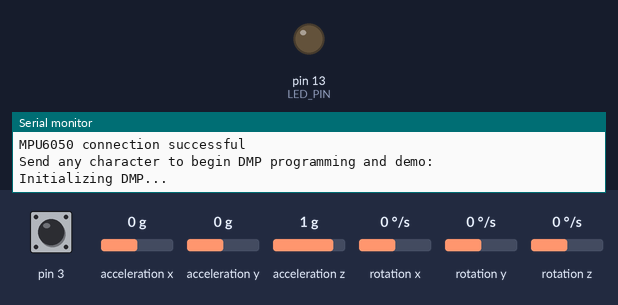
The sketch below on a simulated Arduino Leonardo, built with avr-gcc and run on an emulated ATmega32U4. Shown: output pins drawn as LEDs (lit = HIGH), the last lines printed to the serial monitor. Dashed ring = blinking. The inputs (shaded band) are chosen by the test bench; at power-on: acceleration z 1 g, rotation z 0 °/s, pin 3 HIGH, acceleration x 0 g, acceleration y 0 g, rotation x 0 °/s, rotation y 0 °/s. The sensor or clock chip raises its interrupt line as the real part does.

Above: at 0.1 s.
At 1.7 s:
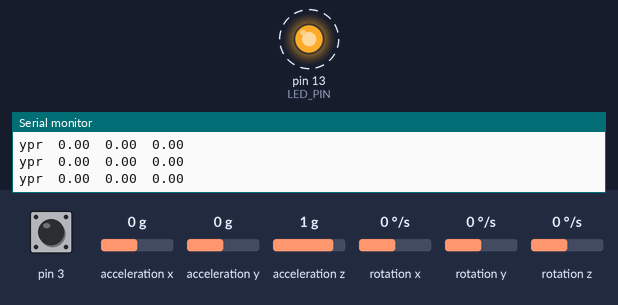
1.8 s: acceleration z set to -1.4 g
4.8 s: rotation z set to 192 °/s
Timing chart, 0 to 13.8 s (numbered marks = the images above; inputs shaded):
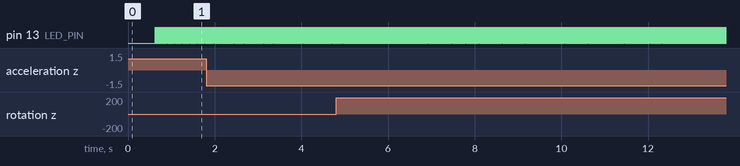

Measured:
- by itself, pin 13 (LED_PIN): alternates HIGH for 0.01 s and LOW for 0.01 s

The sketch:

MotionControl.ino
```cpp
byte INDEX = 0;
byte mode = 1;
byte gyro = 1;
byte accel[3] = { };
byte leds[12] = { };
byte data[14] = { };


void sendDataPacket() {
  Serial.write(0);
  Serial.write(mode);
  Serial.write(gyro);
  for (int i = 0; i < 3; i++) {
    Serial.write(accel[i]);
  }
}

void updateByteData(byte newData) {
  if (newData == 0) {
    INDEX = 0;
  }
  data[INDEX] = newData;
  INDEX++;
  if (INDEX == 14) {
    mode = data[1];
    for (int i = 2; i < 14; i++) {
      leds[i - 2] = data[i];
    }
    INDEX = 0;
  }
}

void updateGyroData(float y, float z) {

  if (y >= -45 && y <= 45 && z >= -90 && z <= -45) {
    gyro = 2;
  } else if (y >= -45 && y <= 45 && z >= 45 && z <= 90) {
    gyro = 3;
  } else if (y >= 45 && y <= 90 && z >= -45 && z <= 45) {
    gyro = 4;
  } else if (y <= 45 && y >= -90 && z >= -45 && z <= 45) {
    gyro = 5;
  } else if (y >= -45 && y <= 45 && z >= -45 && z <= 45) {
    gyro = 6;
  } else {
    gyro = 1;
  }
}


// I2C device class (I2Cdev) demonstration Arduino sketch for MPU6050 class using DMP (MotionApps v2.0)
// 6/21/2012 by Jeff Rowberg <jeff@rowberg.net>
// Updates should (hopefully) always be available at https://github.com/jrowberg/i2cdevlib
//
// Changelog:
//      2013-05-08 - added seamless Fastwire support
//                 - added note about gyro calibration
//      2012-06-21 - added note about Arduino 1.0.1 + Leonardo compatibility error
//      2012-06-20 - improved FIFO overflow handling and simplified read process
//      2012-06-19 - completely rearranged DMP initialization code and simplification
//      2012-06-13 - pull gyro and accel data from FIFO packet instead of reading directly
//      2012-06-09 - fix broken FIFO read sequence and change interrupt detection to RISING
//      2012-06-05 - add gravity-compensated initial reference frame acceleration output
//                 - add 3D math helper file to DMP6 example sketch
//                 - add Euler output and Yaw/Pitch/Roll output formats
//      2012-06-04 - remove accel offset clearing for better results (thanks Sungon Lee)
//      2012-06-01 - fixed gyro sensitivity to be 2000 deg/sec instead of 250
//      2012-05-30 - basic DMP initialization working

/* ============================================
I2Cdev device library code is placed under the MIT license
Copyright (c) 2012 Jeff Rowberg
Permission is hereby granted, free of charge, to any person obtaining a copy
of this software and associated documentation files (the "Software"), to deal
in the Software without restriction, including without limitation the rights
to use, copy, modify, merge, publish, distribute, sublicense, and/or sell
copies of the Software, and to permit persons to whom the Software is
furnished to do so, subject to the following conditions:
The above copyright notice and this permission notice shall be included in
all copies or substantial portions of the Software.
THE SOFTWARE IS PROVIDED "AS IS", WITHOUT WARRANTY OF ANY KIND, EXPRESS OR
IMPLIED, INCLUDING BUT NOT LIMITED TO THE WARRANTIES OF MERCHANTABILITY,
FITNESS FOR A PARTICULAR PURPOSE AND NONINFRINGEMENT. IN NO EVENT SHALL THE
AUTHORS OR COPYRIGHT HOLDERS BE LIABLE FOR ANY CLAIM, DAMAGES OR OTHER
LIABILITY, WHETHER IN AN ACTION OF CONTRACT, TORT OR OTHERWISE, ARISING FROM,
OUT OF OR IN CONNECTION WITH THE SOFTWARE OR THE USE OR OTHER DEALINGS IN
THE SOFTWARE.
===============================================
*/

// I2Cdev and MPU6050 must be installed as libraries, or else the .cpp/.h files
// for both classes must be in the include path of your project
#include "I2Cdev.h"

#include "MPU6050_6Axis_MotionApps20.h"
//#include "MPU6050.h" // not necessary if using MotionApps include file

// Arduino Wire library is required if I2Cdev I2CDEV_ARDUINO_WIRE implementation
// is used in I2Cdev.h
#if I2CDEV_IMPLEMENTATION == I2CDEV_ARDUINO_WIRE
    #include "Wire.h"
#endif

// class default I2C address is 0x68
// specific I2C addresses may be passed as a parameter here
// AD0 low = 0x68 (default for SparkFun breakout and InvenSense evaluation board)
// AD0 high = 0x69
MPU6050 mpu;
//MPU6050 mpu(0x69); // <-- use for AD0 high

/* =========================================================================
   NOTE: In addition to connection 3.3v, GND, SDA, and SCL, this sketch
   depends on the MPU-6050's INT pin being connected to the Arduino's
   external interrupt #0 pin. On the Arduino Uno and Mega 2560, this is
   digital I/O pin 2.
 * ========================================================================= */

/* =========================================================================
   NOTE: Arduino v1.0.1 with the Leonardo board generates a compile error
   when using Serial.write(buf, len). The Teapot output uses this method.
   The solution requires a modification to the Arduino USBAPI.h file, which
   is fortunately simple, but annoying. This will be fixed in the next IDE
   release. For more info, see these links:
   http://arduino.cc/forum/index.php/topic,109987.0.html
   http://code.google.com/p/arduino/issues/detail?id=958
 * ========================================================================= */


// uncomment "OUTPUT_READABLE_QUATERNION" if you want to see the actual
// quaternion components in a [w, x, y, z] format (not best for parsing
// on a remote host such as Processing or something though)
//#define OUTPUT_READABLE_QUATERNION

// uncomment "OUTPUT_READABLE_EULER" if you want to see Euler angles
// (in degrees) calculated from the quaternions coming from the FIFO.
// Note that Euler angles suffer from gimbal lock (for more info, see
// http://en.wikipedia.org/wiki/Gimbal_lock)
//#define OUTPUT_READABLE_EULER

// uncomment "OUTPUT_READABLE_YAWPITCHROLL" if you want to see the yaw/
// pitch/roll angles (in degrees) calculated from the quaternions coming
// from the FIFO. Note this also requires gravity vector calculations.
// Also note that yaw/pitch/roll angles suffer from gimbal lock (for
// more info, see: http://en.wikipedia.org/wiki/Gimbal_lock)
#define OUTPUT_READABLE_YAWPITCHROLL

// uncomment "OUTPUT_READABLE_REALACCEL" if you want to see acceleration
// components with gravity removed. This acceleration reference frame is
// not compensated for orientation, so +X is always +X according to the
// sensor, just without the effects of gravity. If you want acceleration
// compensated for orientation, us OUTPUT_READABLE_WORLDACCEL instead.
//#define OUTPUT_READABLE_REALACCEL

// uncomment "OUTPUT_READABLE_WORLDACCEL" if you want to see acceleration
// components with gravity removed and adjusted for the world frame of
// reference (yaw is relative to initial orientation, since no magnetometer
// is present in this case). Could be quite handy in some cases.
//#define OUTPUT_READABLE_WORLDACCEL

// uncomment "OUTPUT_TEAPOT" if you want output that matches the
// format used for the InvenSense teapot demo
//#define OUTPUT_TEAPOT


#define LED_PIN 13 // (Arduino is 13, Teensy is 11, Teensy++ is 6)
bool blinkState = false;

// MPU control/status vars
bool dmpReady = false;  // set true if DMP init was successful
uint8_t mpuIntStatus;   // holds actual interrupt status byte from MPU
uint8_t devStatus;      // return status after each device operation (0 = success, !0 = error)
uint16_t packetSize;    // expected DMP packet size (default is 42 bytes)
uint16_t fifoCount;     // count of all bytes currently in FIFO
uint8_t fifoBuffer[64]; // FIFO storage buffer

// orientation/motion vars
Quaternion q;           // [w, x, y, z]         quaternion container
VectorInt16 aa;         // [x, y, z]            accel sensor measurements
VectorInt16 aaReal;     // [x, y, z]            gravity-free accel sensor measurements
VectorInt16 aaWorld;    // [x, y, z]            world-frame accel sensor measurements
VectorFloat gravity;    // [x, y, z]            gravity vector
float euler[3];         // [psi, theta, phi]    Euler angle container
float ypr[3];           // [yaw, pitch, roll]   yaw/pitch/roll container and gravity vector

// packet structure for InvenSense teapot demo
uint8_t teapotPacket[14] = { '$', 0x02, 0,0, 0,0, 0,0, 0,0, 0x00, 0x00, '\r', '\n' };


// ================================================================
// ===               INTERRUPT DETECTION ROUTINE                ===
// ================================================================

volatile bool mpuInterrupt = false;     // indicates whether MPU interrupt pin has gone high
void dmpDataReady() {
    mpuInterrupt = true;
}


// ================================================================
// ===                      INITIAL SETUP                       ===
// ================================================================

void setup() {

    // join I2C bus (I2Cdev library doesn't do this automatically)
    #if I2CDEV_IMPLEMENTATION == I2CDEV_ARDUINO_WIRE
        Wire.begin();
        TWBR = 24; // 400kHz I2C clock (200kHz if CPU is 8MHz)
    #elif I2CDEV_IMPLEMENTATION == I2CDEV_BUILTIN_FASTWIRE
        Fastwire::setup(400, true);
    #endif

    // initialize serial communication
    // (115200 chosen because it is required for Teapot Demo output, but it's
    // really up to you depending on your project)
    Serial.begin(115200);
    while (!Serial); // wait for Leonardo enumeration, others continue immediately

    // NOTE: 8MHz or slower host processors, like the Teensy @ 3.3v or Ardunio
    // Pro Mini running at 3.3v, cannot handle this baud rate reliably due to
    // the baud timing being too misaligned with processor ticks. You must use
    // 38400 or slower in these cases, or use some kind of external separate
    // crystal solution for the UART timer.

    // initialize device
    Serial.println(F("Initializing I2C devices..."));
    mpu.initialize();

    // verify connection
    Serial.println(F("Testing device connections..."));
    Serial.println(mpu.testConnection() ? F("MPU6050 connection successful") : F("MPU6050 connection failed"));

    // wait for ready
    Serial.println(F("\nSend any character to begin DMP programming and demo: "));
    while (Serial.available() && Serial.read()); // empty buffer
    //while (!Serial.available());                 // wait for data
    while (Serial.available() && Serial.read()); // empty buffer again

    // load and configure the DMP
    Serial.println(F("Initializing DMP..."));
    devStatus = mpu.dmpInitialize();

    // supply your own gyro offsets here, scaled for min sensitivity
    mpu.setXGyroOffset(34);
    mpu.setYGyroOffset(-8);
    mpu.setZGyroOffset(21);
    mpu.setZAccelOffset(1626); // 1688 factory default for my test chip

    // make sure it worked (returns 0 if so)
    if (devStatus == 0) {
        // turn on the DMP, now that it's ready
        Serial.println(F("Enabling DMP..."));
        mpu.setDMPEnabled(true);

        // enable Arduino interrupt detection
        Serial.println(F("Enabling interrupt detection (Arduino external interrupt 0)..."));
        attachInterrupt(0, dmpDataReady, RISING);
        mpuIntStatus = mpu.getIntStatus();

        // set our DMP Ready flag so the main loop() function knows it's okay to use it
        Serial.println(F("DMP ready! Waiting for first interrupt..."));
        dmpReady = true;

        // get expected DMP packet size for later comparison
        packetSize = mpu.dmpGetFIFOPacketSize();
    } else {
        // ERROR!
        // 1 = initial memory load failed
        // 2 = DMP configuration updates failed
        // (if it's going to break, usually the code will be 1)
        Serial.print(F("DMP Initialization failed (code "));
        Serial.print(devStatus);
        Serial.println(F(")"));
    }

    // configure LED for output
    pinMode(LED_PIN, OUTPUT);
}


// ================================================================
// ===                    MAIN PROGRAM LOOP                     ===
// ================================================================

void loop() {
    // if programming failed, don't try to do anything
    if (!dmpReady) return;

    // wait for MPU interrupt or extra packet(s) available
    while (!mpuInterrupt && fifoCount < packetSize) {


      sendDataPacket();
      delay(100);

    }

    // reset interrupt flag and get INT_TATUS byte
    mpuInterrupt = false;
    mpuIntStatus = mpu.getIntStatus();

    // get current FIFO count
    fifoCount = mpu.getFIFOCount();

    // check for overflow (this should never happen unless our code is too inefficient)
    if ((mpuIntStatus & 0x10) || fifoCount == 1024) {
        // reset so we can continue cleanly
        mpu.resetFIFO();
        Serial.println(F("FIFO overflow!"));

    // otherwise, check for DMP data ready interrupt (this should happen frequently)
    } else if (mpuIntStatus & 0x02) {
        // wait for correct available data length, should be a VERY short wait
        while (fifoCount < packetSize) fifoCount = mpu.getFIFOCount();

        // read a packet from FIFO
        mpu.getFIFOBytes(fifoBuffer, packetSize);

        // track FIFO count here in case there is > 1 packet available
        // (this lets us immediately read more without waiting for an interrupt)
        fifoCount -= packetSize;

        #ifdef OUTPUT_READABLE_QUATERNION
            // display quaternion values in easy matrix form: w x y z
            mpu.dmpGetQuaternion(&q, fifoBuffer);
            Serial.print("quat\t");
            Serial.print(q.w);
            Serial.print("\t");
            Serial.print(q.x);
            Serial.print("\t");
            Serial.print(q.y);
            Serial.print("\t");
            Serial.println(q.z);
        #endif

        #ifdef OUTPUT_READABLE_EULER
            // display Euler angles in degrees
            mpu.dmpGetQuaternion(&q, fifoBuffer);
            mpu.dmpGetEuler(euler, &q);
            Serial.print("euler\t");
            Serial.print(euler[0] * 180/M_PI);
            Serial.print("\t");
            Serial.print(euler[1] * 180/M_PI);
            Serial.print("\t");
            Serial.println(euler[2] * 180/M_PI);
        #endif

        #ifdef OUTPUT_READABLE_YAWPITCHROLL
            // display Euler angles in degrees
            mpu.dmpGetQuaternion(&q, fifoBuffer);
            mpu.dmpGetGravity(&gravity, &q);
            mpu.dmpGetYawPitchRoll(ypr, &q, &gravity);
            //gyro[0] = (byte) serializeGyroData([0] * 180/M_PI);
            //gyro[1] = (byte) serializeGyroData(ypr[1] * 180/M_PI);
            //gyro[2] = (byte) serializeGyroData(ypr[2] * 180/M_PI);
            Serial.print("ypr\t");
            Serial.print(ypr[0] * 180/M_PI);
            Serial.print("\t");
            Serial.print(ypr[1] * 180/M_PI);
            Serial.print("\t");
            Serial.println(ypr[2] * 180/M_PI);
        #endif

        #ifdef OUTPUT_READABLE_REALACCEL
            // display real acceleration, adjusted to remove gravity
            mpu.dmpGetQuaternion(&q, fifoBuffer);
            mpu.dmpGetAccel(&aa, fifoBuffer);
            mpu.dmpGetGravity(&gravity, &q);
            mpu.dmpGetLinearAccel(&aaReal, &aa, &gravity);
            Serial.print("areal\t");
            Serial.print(aaReal.x);
            Serial.print("\t");
            Serial.print(aaReal.y);
            Serial.print("\t");
            Serial.println(aaReal.z);
        #endif

        #ifdef OUTPUT_READABLE_WORLDACCEL
            // display initial world-frame acceleration, adjusted to remove gravity
            // and rotated based on known orientation from quaternion
            mpu.dmpGetQuaternion(&q, fifoBuffer);
            mpu.dmpGetAccel(&aa, fifoBuffer);
            mpu.dmpGetGravity(&gravity, &q);
            mpu.dmpGetLinearAccel(&aaReal, &aa, &gravity);
            mpu.dmpGetLinearAccelInWorld(&aaWorld, &aaReal, &q);
            //accel[0] = (byte) serializeAccelData(aaWorld.x);
            //accel[1] = (byte) serializeAccelData(aaWorld.y);
            //accel[2] = (byte) serializeAccelData(aaWorld.z - 180);
            Serial.print("aworld\t");
            Serial.print(aaWorld.x);
            Serial.print("\t");
            Serial.print(aaWorld.y);
            Serial.print("\t");
            Serial.println(aaWorld.z - 180);
        #endif

        #ifdef OUTPUT_TEAPOT
            // display quaternion values in InvenSense Teapot demo format:
            teapotPacket[2] = fifoBuffer[0];
            teapotPacket[3] = fifoBuffer[1];
            teapotPacket[4] = fifoBuffer[4];
            teapotPacket[5] = fifoBuffer[5];
            teapotPacket[6] = fifoBuffer[8];
            teapotPacket[7] = fifoBuffer[9];
            teapotPacket[8] = fifoBuffer[12];
            teapotPacket[9] = fifoBuffer[13];
            Serial.write(teapotPacket, 14);
            teapotPacket[11]++; // packetCount, loops at 0xFF on purpose
        #endif

        // blink LED to indicate activity
        blinkState = !blinkState;
        digitalWrite(LED_PIN, blinkState);
    }
}
```
